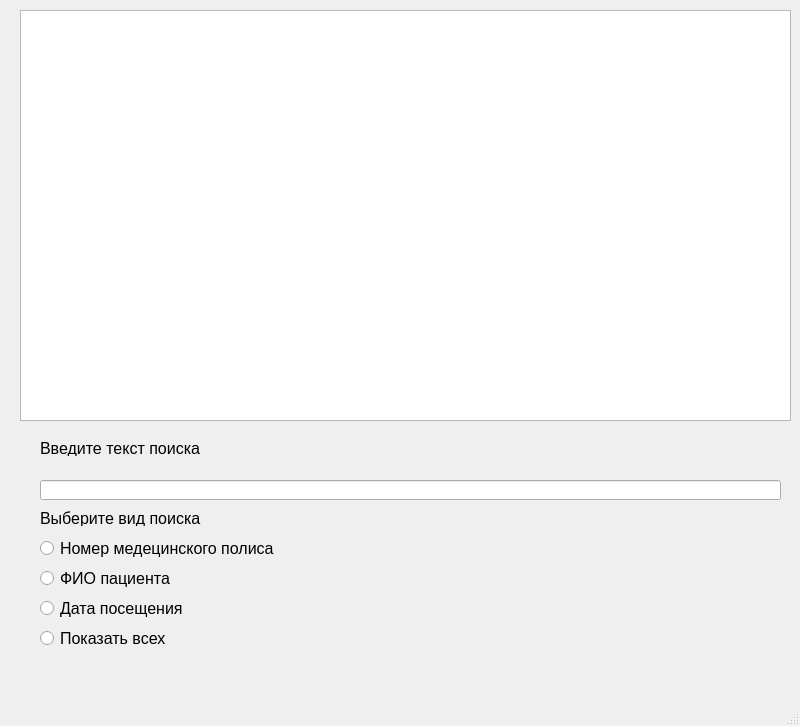
<?xml version="1.0" encoding="UTF-8"?>
<ui version="4.0">
 <class>MainWindow</class>
 <widget class="QMainWindow" name="MainWindow">
  <property name="geometry">
   <rect>
    <x>0</x>
    <y>0</y>
    <width>800</width>
    <height>726</height>
   </rect>
  </property>
  <property name="windowTitle">
   <string>MainWindow</string>
  </property>
  <widget class="QWidget" name="centralwidget">
   <widget class="QTableWidget" name="tableWidget">
    <property name="geometry">
     <rect>
      <x>20</x>
      <y>10</y>
      <width>771</width>
      <height>411</height>
     </rect>
    </property>
   </widget>
   <widget class="QRadioButton" name="radioButton">
    <property name="geometry">
     <rect>
      <x>40</x>
      <y>540</y>
      <width>301</width>
      <height>17</height>
     </rect>
    </property>
    <property name="font">
     <font>
      <pointsize>12</pointsize>
     </font>
    </property>
    <property name="text">
     <string>Номер медецинского полиса</string>
    </property>
   </widget>
   <widget class="QRadioButton" name="radioButton_2">
    <property name="geometry">
     <rect>
      <x>40</x>
      <y>570</y>
      <width>301</width>
      <height>17</height>
     </rect>
    </property>
    <property name="font">
     <font>
      <pointsize>12</pointsize>
     </font>
    </property>
    <property name="text">
     <string>ФИО пациента</string>
    </property>
   </widget>
   <widget class="QRadioButton" name="radioButton_3">
    <property name="geometry">
     <rect>
      <x>40</x>
      <y>600</y>
      <width>301</width>
      <height>17</height>
     </rect>
    </property>
    <property name="font">
     <font>
      <pointsize>12</pointsize>
     </font>
    </property>
    <property name="text">
     <string>Дата посещения</string>
    </property>
   </widget>
   <widget class="QRadioButton" name="radioButton_4">
    <property name="geometry">
     <rect>
      <x>40</x>
      <y>630</y>
      <width>301</width>
      <height>17</height>
     </rect>
    </property>
    <property name="font">
     <font>
      <pointsize>12</pointsize>
     </font>
    </property>
    <property name="text">
     <string>Показать всех</string>
    </property>
   </widget>
   <widget class="QLineEdit" name="lineEdit">
    <property name="geometry">
     <rect>
      <x>40</x>
      <y>480</y>
      <width>741</width>
      <height>20</height>
     </rect>
    </property>
   </widget>
   <widget class="QLabel" name="label">
    <property name="geometry">
     <rect>
      <x>40</x>
      <y>440</y>
      <width>181</width>
      <height>16</height>
     </rect>
    </property>
    <property name="font">
     <font>
      <pointsize>12</pointsize>
     </font>
    </property>
    <property name="text">
     <string>Введите текст поиска</string>
    </property>
   </widget>
   <widget class="QLabel" name="label_2">
    <property name="geometry">
     <rect>
      <x>40</x>
      <y>510</y>
      <width>161</width>
      <height>16</height>
     </rect>
    </property>
    <property name="font">
     <font>
      <pointsize>12</pointsize>
     </font>
    </property>
    <property name="text">
     <string>Выберите вид поиска</string>
    </property>
   </widget>
  </widget>
  <widget class="QMenuBar" name="menubar">
   <property name="geometry">
    <rect>
     <x>0</x>
     <y>0</y>
     <width>800</width>
     <height>21</height>
    </rect>
   </property>
  </widget>
  <widget class="QStatusBar" name="statusbar"/>
 </widget>
 <resources/>
 <connections/>
</ui>
